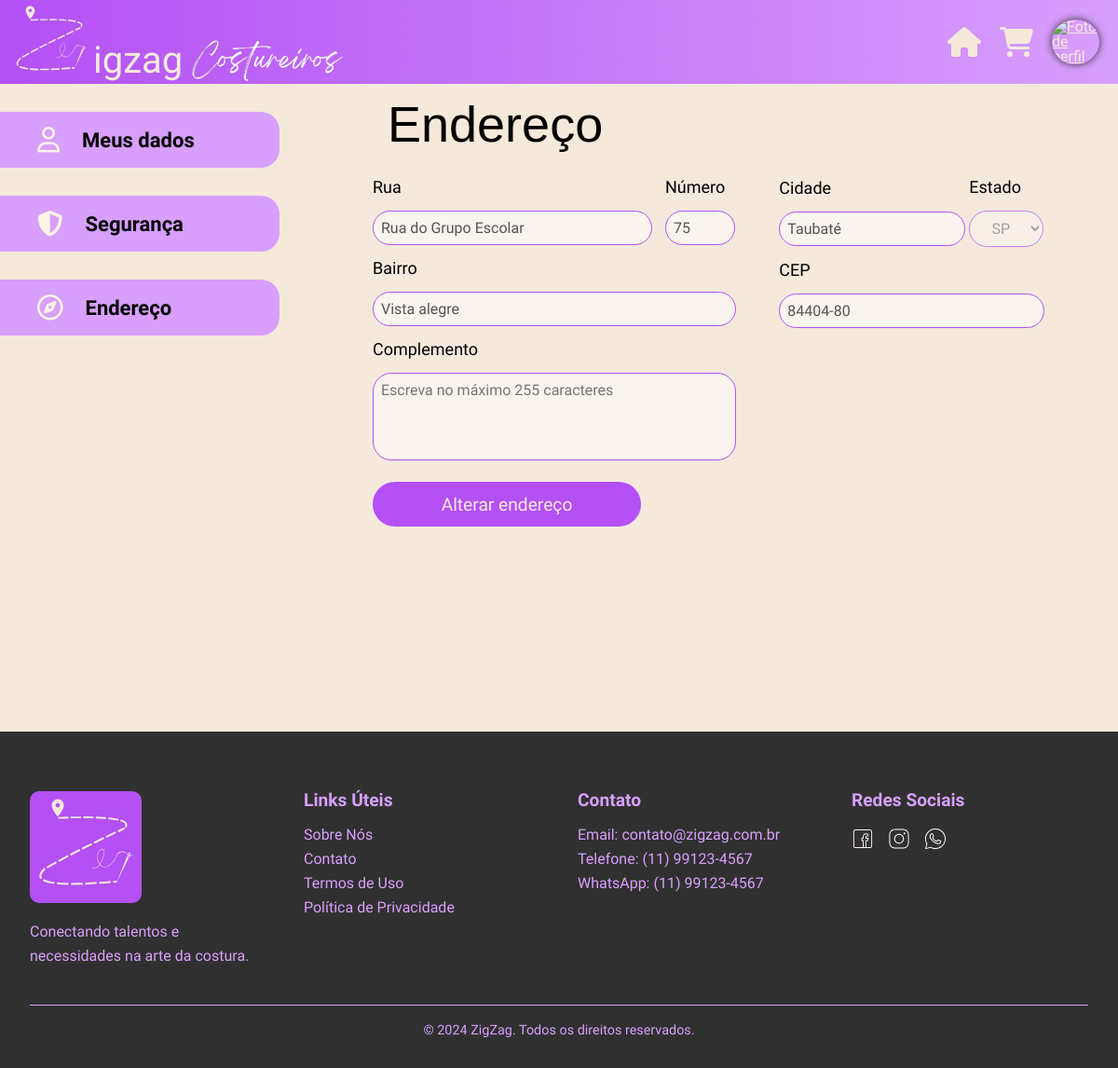
Page /costureiro/endereco/alterar/index.php (signed in) on the committed database.
### tables this page shows
CREATE TABLE IF NOT EXISTS tbl_costureiro
(
    cos_id integer NOT NULL PRIMARY KEY AUTO_INCREMENT,

    cos_email varchar(320) NOT NULL,
    cos_senhaHash varchar(128) NOT NULL,

    cos_nome varchar(64),
    cos_telefone bigint,
    cos_cpf bigint,
    cos_cnpj bigint,

    cos_perfil varchar(255) DEFAULT 'default.png',
    cos_verificado tinyint DEFAULT 0,

     
    cos_rua varchar(64),
    cos_bairro varchar(32),
    cos_numero int,
    cos_complemento tinytext,
    cos_cidade varchar(32),
    cos_estado varchar(2),
    cos_cep int
);

### web/costureiro/endereco/bancoEndereco.php (called while the page is built)
<?php
function buscarEnderecosUsuario($conexao, $cos_id)
{
    $queryEnderecos = "SELECT cos_rua, cos_bairro, cos_numero, cos_complemento, cos_cidade, cos_estado, cos_cep
        FROM tbl_costureiro
        WHERE cos_id = $cos_id";
    $resultadoEnderecos = mysqli_query($conexao, $queryEnderecos);
    if ($resultadoEnderecos) {
        return mysqli_fetch_all($resultadoEnderecos, MYSQLI_ASSOC);
    } else {
        return false;
    }
}

### web/costureiro/endereco/alterar/index.php (the view, shortened to what this page needs)
<!DOCTYPE html>
<html lang="pt-br">
<head>
  <link rel="stylesheet" href="../endereco.css" />
  <link rel="stylesheet" href="../../home.css" />
  <link rel="stylesheet" href="https://unpkg.com/leaflet@1.9.4/dist/leaflet.css" />
  <?php
  require_once '../../../conexao.php';
  require_once '../bancoEndereco.php';
  $infoEndereco = buscarEnderecosUsuario($conexao, $_SESSION["cos_id"]);
  ?>
</head>
<body>
  <header class="top">
    <div class="header_logo">
      <a href="../../"><img class="logo_header" src="../../../assets/svg/logo.svg" width="90" height="90"
          alt="Logo ZigZag">
        <p class="zigzag_txt">igzag</p>
        <img class="cost_text" src="../../../assets\images\cost_img\ZigZag.png" alt="costureiro">
      </a>
    </div>
    <div class="buttons_home"></div>
    <a class="icon" href="../../"><i class="fa-solid fa-house fa-2x"></i></a>
    <a class="icon" href="../"><i class="fa-solid fa-cart-shopping fa-2x"></i></a>
    <a class="icon" href="../../perfil/">
      <img class="icon_img_perfil" src="../../../assets/uploads/profilepictures/<?php echo $_SESSION["cos_perfil"]; ?>"
        alt="Foto de perfil" />
    </a>
  </header>
  <div class="secoes">
    <div class="paginas">
      <ul>
        <a href="../../perfil/" class="choice">
          <li><i class="fa-regular fa-user fa-lg" style="color: #fdf2e6"></i>Meus dados</li>
        </a>
        <a href="../../seguranca/" class="choice">
          <li><i class="fa-solid fa-shield-halved fa-lg" style="color: #fdf2e6;"></i>Segurança</li>
        </a>
        <a href="../" class="choice">
          <li><i class="fa-regular fa-compass fa-lg" style="color: #fdf2e6"></i>Endereço</li>
        </a>
      </ul>
    </div>
    <form class="informacoes" method="POST" action="alterarEnderecoDetalhes.php">
      <p class="title">Endereço</p>
      <div class="endereco_grid">
        <div class="info_endereco">
          <div class="dado_endereco">
            <p class="label">Rua</p>
            <input name="txtRua" type="text" id="rua" class="input"
              value="<?php echo $infoEndereco[0]["cos_rua"]; ?>" disabled />
          </div>
          <div class="dado_endereco">
            <p class="label">Número</p>
            <input name="txtNumero" type="text" id="numero" class="input"
              value="<?php echo $infoEndereco[0]["cos_numero"]; ?>" placeholder="123" disabled />
          </div>
          <p class="label">Bairro</p>
          <input name="txtBairro" type="text" id="bairro" class="input"
            value="<?php echo $infoEndereco[0]["cos_bairro"]; ?>" disabled />
          <p class="label">Complemento</p>
          <textarea name="txtComplemento" id="complemento" class="input" rows="4" placeholder="Escreva no máximo 255 caracteres" disabled><?php echo $infoEndereco[0]["cos_complemento"]; ?></textarea>
        </div>
        <div class="info_endereco_dois">
          <div class="dado_endereco">
            <p class="label">Cidade</p>
            <input type="text" name="txtCidade" id="cidade" class="input"
              value="<?php echo $infoEndereco[0]["cos_cidade"]; ?>" disabled />
          </div>
          <div class="dado_endereco">
            <p class="label">Estado</p>
            <select name="txtEstado" id="estado" class="input" disabled>
              <?php
              $listaDosEstados = ["AC", "AL", "AP", "AM", "BA", "CE", "DF", "ES", "GO", "MA", "MT", "MS", "MG", "PA", "PB", "PR", "PE", "PI", "RJ", "RN", "RS", "RO", "RR", "SC", "SP", "SE", "TO"];
              for ($i = 0; $i < 27; $i++) {
                echo "<option value=\"$listaDosEstados[$i]\"";
                if ($infoEndereco[0]["cos_estado"] == $listaDosEstados[$i]) {
                  echo " selected ";
                }
                echo ">$listaDosEstados[$i]</option>\n";
              }
              ?>
            </select>
          </div>
          <p class="label">CEP</p>
          <input type="text" name="txtCEP" id="cep" class="input"
            value="<?php echo $infoEndereco[0]["cos_cep"]; ?>" placeholder="00000-00" disabled />
        </div>
      </div>
      <div class="box_botoes">
        <div>
          <input id="btnAlterar" class="btn" type="button" value="Alterar endereço">
        </div>
      </div>
    </form>
  </div>
  <footer class="footer">
    <div class="container">
      <div class="footer-content">
        <div class="footer-section">
          <img src="../../../assets/svg/logo.svg" alt="ZigZag Logo" class="footer-logo" />
          <p>Conectando talentos e necessidades na arte da costura.</p>
        </div>
        <div class="footer-section">
          <h3>Links Úteis</h3>
          <ul>
            <li><a href="sobre.html">Sobre Nós</a></li>
            <li><a href="contato.html">Contato</a></li>
            <li><a href="termos.html">Termos de Uso</a></li>
            <li><a href="privacidade.html">Política de Privacidade</a></li>
          </ul>
        </div>
        <div class="footer-section">
          <h3>Contato</h3>
          <ul>
            <li>Email: contato@zigzag.com.br</li>
            <li>Telefone: (11) 99123-4567</li>
            <li>WhatsApp: (11) 99123-4567</li>
          </ul>
        </div>
        <div class="footer-section">
          <h3>Redes Sociais</h3>
          <div class="social-links">
            <a href="#"><img src="../../../assets/svg/facebook.svg" alt="Facebook" /></a>
            <a href="https://www.instagram.com/zigzag_ltda"><img src="../../../assets/svg/instagram.svg"
                alt="Instagram" /></a>
            <a href="#"><img src="../../../assets/svg/whatsapp.svg" alt="WhatsApp" /></a>
          </div>
        </div>
      </div>
      <div class="footer-bottom">
        <p>&copy; 2024 ZigZag. Todos os direitos reservados.</p>
      </div>
    </div>
  </footer>
</body>
</html>

### web/costureiro/endereco/endereco.css (style rules this page uses)
* { margin: 0; padding: 0; border: 0; font-size: 100%; font-family: "Iansui", cursive; cursor: default; box-sizing: border-box; vertical-align: baseline; }
article, aside, details, figcaption, figure, footer, header, hgroup, menu, nav, section { display: block; }
:root { --vermelho-erro: #f73151; --roxo-principal: #b450f5; --roxo-claro: #d89ffd; --roxo-mais-claro: #e7cef6; --preto: #303030; --cinza-escuro: #545454; --cinza: #a6a6a6; --bege: #f5e9dc; --bege-claro: #f5e9db; --amarelo: #edbd44; --mobile-pequeno: 320px; --mobile-normal: 480px; --tablet: 768px; --notebook: 1024px; --desktop: 1280px; --ultra-wide: 1440px; }
html, body { width: 100%; position: relative; }
body { line-height: 1; background-color: var(--bege); overflow-x: hidden; }
ol, ul { list-style: none; }
.top { background: linear-gradient(90deg, var(--roxo-principal), var(--roxo-claro)); width: 100%; display: flex; box-sizing: border-box; }
.zigzag_txt { color: #f5e9db; font-family: "Iansui"; font-size: 40px; align-self: center; }
.logo_header { cursor: pointer; margin-left: 10px; transition: all 0.3s ease; }
.buttons_home { display: flex; width: 100%; align-items: center; justify-content: center; gap: 2rem; flex-wrap: wrap; }
.icon { align-self: center; padding-right: 20px; color: #f5e9db; transition: all 0.3s ease; }
.icon::after { content: ""; position: absolute; width: 0; height: 2px; left: 50%; bottom: 0; background-color: var(--bege-claro); transition: all 1s ease; transform: translateX(-50%); }
.icon_img_perfil { width: 48px; height: 48px; border-radius: 100%; justify-content: center; box-shadow: #303030 0px 0px 8px; }
.footer { width: 100%; background-color: var(--preto); padding: 4rem 0 2rem; margin-top: 200px; }
.footer-logo { background-color: var(--roxo-principal); border-radius: 10px; transition: all 0.3s ease; }
.footer .container { max-width: 1200px; margin: 0 auto; padding: 0 2rem; }
.footer-content { display: grid; grid-template-columns: repeat(4, 1fr); gap: 40px; margin-bottom: 40px; }
.footer-section h3 { color: var(--roxo-claro); margin-bottom: 20px; font-size: 1.2em; }
.footer-logo { width: 120px; margin-bottom: 15px; }
.footer-section p { color: var(--roxo-claro); line-height: 1.6; }
.footer-section ul { list-style: none; padding: 0; color: var(--roxo-claro); }
.footer-section ul li { margin-bottom: 10px; }
.footer-section ul li a { color: var(--roxo); text-decoration: none; transition: color 0.3s ease; cursor: pointer; }
.social-links { display: flex; gap: 15px; }
.social-links img { width: 24px; height: 24px; transition: transform 0.3s ease; cursor: pointer; }
.footer-bottom { text-align: center; padding-top: 20px; border-top: 1px solid var(--roxo-claro); }
.footer-bottom p { color: var(--roxo-claro); font-size: 0.9em; }

### rows in the picture
tbl_costureiro: txtRua "Rua do Grupo Escolar", txtNumero "75", txtBairro "Vista alegre", txtCidade "Taubaté", txtEstado "SP", txtCEP "84404-80"
